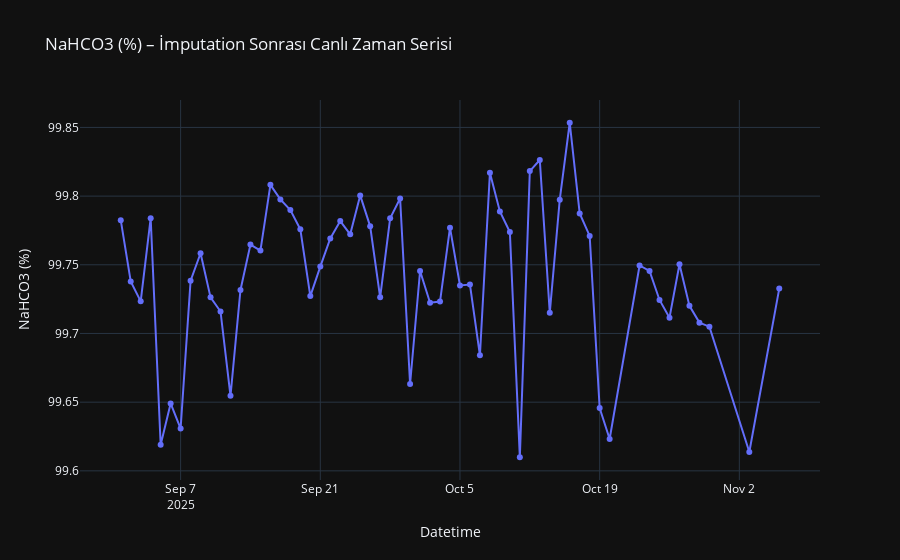

The code cell stored with this chart in its notebook:
### Code cell
import plotly.express as px

fig = px.line(
    df,
    x="Datetime",
    y="NaHCO3 (%)",
    markers=True,
    title="NaHCO3 (%) – İmputation Sonrası Canlı Zaman Serisi"
)

fig.update_layout(
    hovermode="x unified"
)

fig.show()
